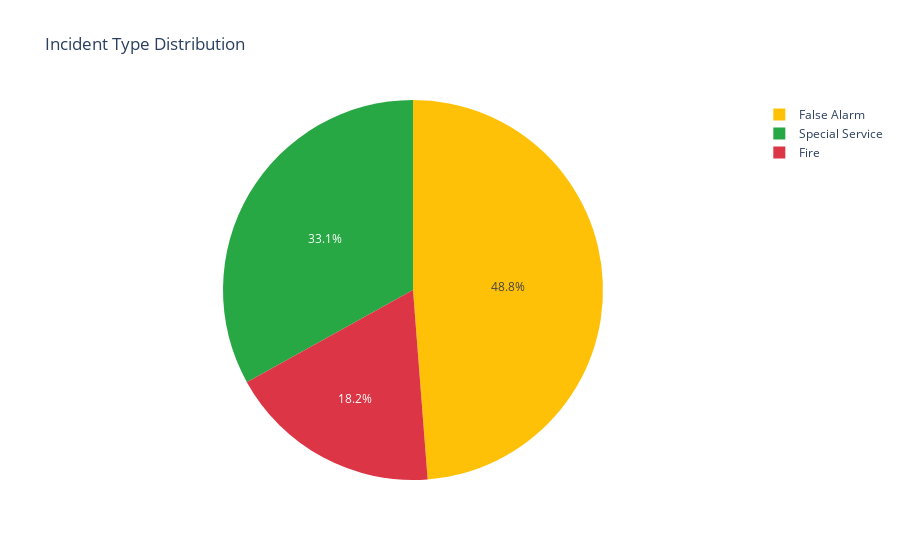

The notebook cell this image was saved under:
### Code cell
incident_type_data = df_processed['IncidentGroup'].value_counts()
incident_type_fig = px.pie(values=incident_type_data.values,names=incident_type_data.index,color=incident_type_data.index,color_discrete_map={'Fire': '#dc3545','Special Service': '#28a745','False Alarm': '#ffc107'},title='Incident Type Distribution')
incident_type_fig.show()

### Figure 1 — Plotly figure (JSON) as saved in the notebook; plotly's stock layout.template omitted (floating-point values rounded to 4 significant figures)
{"data": [{"customdata": [["False Alarm"], ["Special Service"], ["Fire"]], "domain": {"x": [0, 1], "y": [0, 1]}, "hovertemplate": "label=%{label}<br>value=%{value}<br>color=%{customdata[0]}<extra></extra>", "labels": ["False Alarm", "Special Service", "Fire"], "legendgroup": "", "marker": {"colors": ["#ffc107", "#28a745", "#dc3545"]}, "name": "", "showlegend": true, "type": "pie", "values": [924527, 626682, 344468]}], "layout": {"legend": {"tracegroupgap": 0}, "title": {"text": "Incident Type Distribution"}}}
